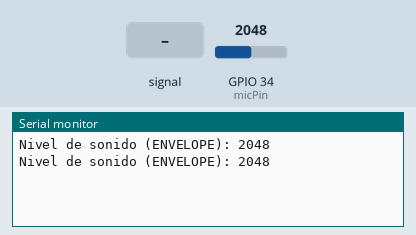
Simulated run of this sketch. Board: ESP32. Parts: the last lines printed to the serial monitor. The inputs (shaded band) are chosen by the test bench; at power-on: GPIO 34 (micPin) = 2048.

Above: at 1.8 s.
1.9 s: GPIO 34 (micPin) fed a 200 Hz sine of ±327 counts around its level
At 2.5 s:
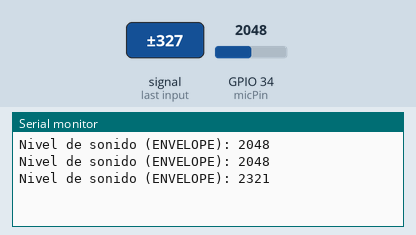
3.4 s: GPIO 34 (micPin) set to 2866
At 4.7 s:
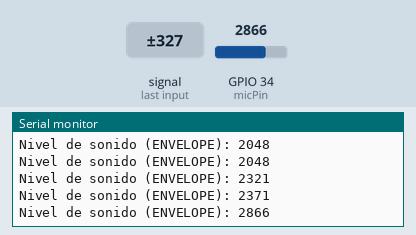
4.9 s: GPIO 34 (micPin) fed a 1000 Hz sine of ±1023 counts around its level
At 5.8 s:
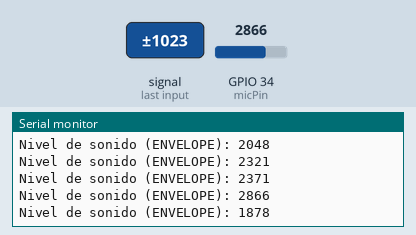
6.4 s: GPIO 34 (micPin) set to 2047
At 7.6 s:
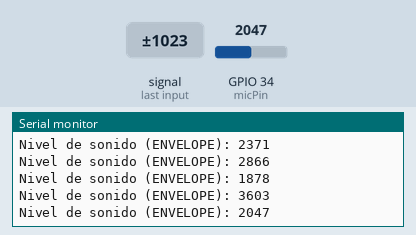
Timing chart, 0 to 8.9 s (numbered marks = the images above; inputs shaded):
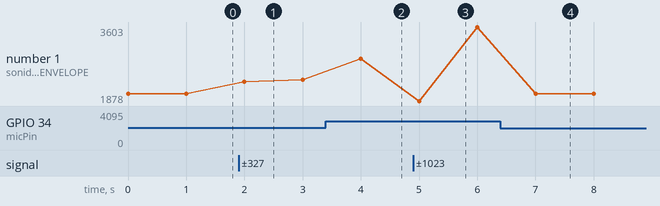

The sketch:

test_sparkfun_sound_detector.ino
```cpp
const int micPin = 34;

void setup() {
  Serial.begin(115200);
}

void loop() {
  int micValue = analogRead(micPin);
  Serial.print("Nivel de sonido (ENVELOPE): ");
  Serial.println(micValue);
  delay(1000);
}
```

Measured:
- after the input at 1.9 s, the serial monitor: prints a new line after 0.10 s (image 1)
- after the input at 3.4 s, the serial monitor: prints a new line after 0.60 s (image 2)
- after the input at 4.9 s, the serial monitor: prints a new line after 0.10 s (image 3)
- after the input at 6.4 s, the serial monitor: prints a new line after 0.60 s (image 4)
- plotted number 1: 2048 → 2371 after the input at 1.9 s, 2371 → 2866 after the input at 3.4 s, 2866 → 3603 after the input at 4.9 s, 3603 → 2047 after the input at 6.4 s
